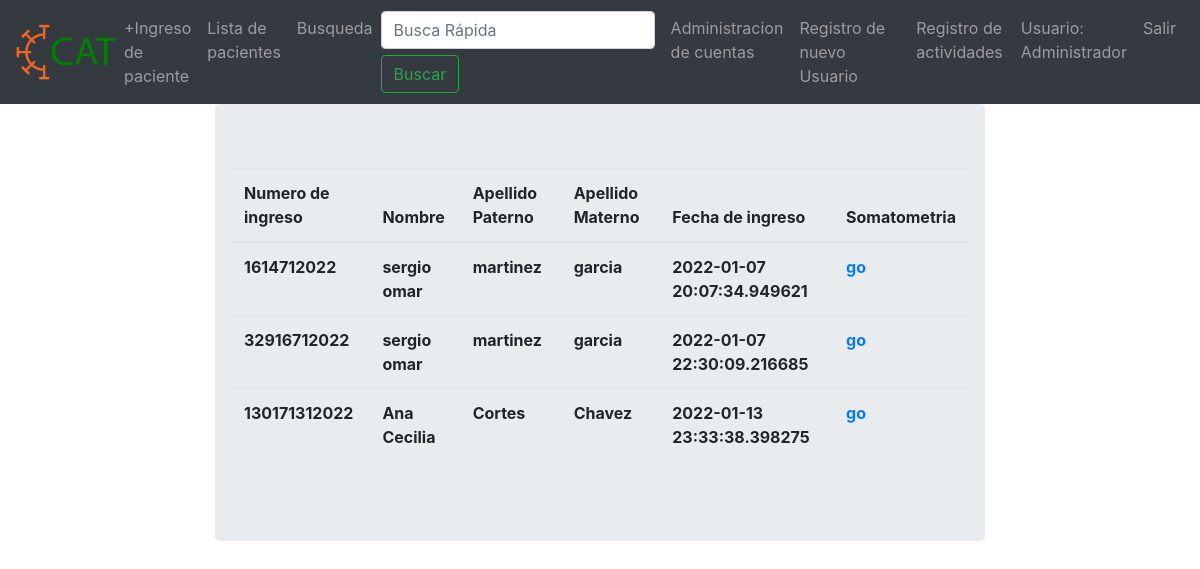
Before: /patients (signed in) with the older database file.
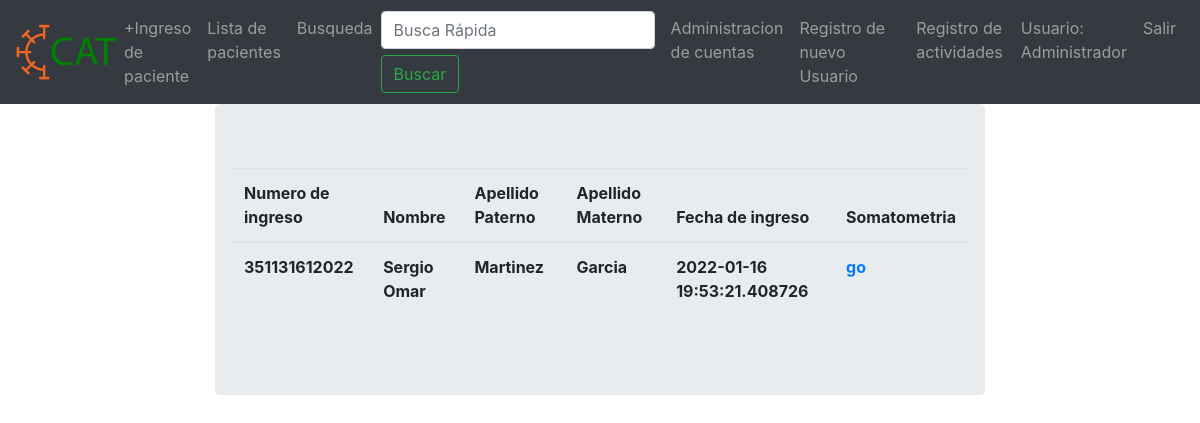
After: the same page with the newer database file.
### main.py (models this page shows)
class User(db.Model, UserMixin):
    id = db.Column(db.Integer, primary_key=True)
    username = db.Column(db.String(20),nullable=False,unique=True)
    user_names = db.Column(db.String(20),nullable=False,unique=False)
    user_first_lastname=db.Column(db.String(20),nullable=False,unique=False)
    user_second_lastname=db.Column(db.String(20),nullable=True,unique=False)
    password = db.Column(db.String(80),nullable=False)
    set_new_password = db.Column(db.Boolean(),nullable=False)
    user_type = db.Column(db.String(20),nullable=False)
    user_cedula = db.Column(db.String(20),nullable=True)
    active_user = db.Column(db.Boolean(),nullable=False)
    created_by = db.Column(db.String(80),nullable=False)
    register_date = db.Column(db.DateTime, default=datetime.datetime.utcnow)

class Patient(db.Model, UserMixin):
    ct = datetime.datetime.now()
    id = db.Column(db.Integer, primary_key=True)
    enter_id = db.Column(db.Integer,nullable=False,unique=True)
    enter_date = db.Column(db.DateTime, default = datetime.datetime.utcnow)
    names = db.Column(db.String(20),nullable=False,unique=False)
    first_lastname = db.Column(db.String(30),nullable=False,unique=False)
    second_lastname = db.Column(db.String(30),nullable=False,unique=False)
    dia_nacimiento = db.Column(db.String(3))
    mes_nacimiento = db.Column(db.String(3))
    ano_nacimiento = db.Column(db.String(5))
    address_street = db.Column(db.String(30))
    address_number = db.Column(db.String(30))
    address_cp = db.Column(db.String(30)),
    address_colonia = db.Column(db.String(40)),
    address_municipio = db.Column(db.String(40)),
    address_estado = db.Column(db.String(40)),
    address_pais = db.Column(db.String(40)),
    gender = db.Column(db.String(20),nullable=False)
    prueba_covid = db.Column(db.String(20),nullable=False)
    saturacion = db.Column(db.String(5),nullable=False)
    padecimientos = db.Column(db.String(250),nullable=False)
    alergias = db.Column(db.String(40))
    persona_responsable_nombre = db.Column(db.String(50),nullable=False)
    persona_responsable_parentesco = db.Column(db.String(30),nullable=False)
    persona_responsable_tel = db.Column(db.String(15))
    persona_informante_nombre = db.Column(db.String(50),nullable=False)
    persona_informante_parentesco = db.Column(db.String(30),nullable=False)
    persona_informante_tel = db.Column(db.String(15))
    ant_heredo_familiares = db.Column(db.Boolean(),default = False)
    ant_personales_no_pat = db.Column(db.Boolean(),default = False)
    ant_personales_pat = db.Column(db.Boolean(), default = False)
    ant_pediatricos = db.Column(db.Boolean(), default = False)
    ant_gineco = db.Column(db.String(), default = False)
    somatometria = db.Column(db.Boolean(), default = False)

### main.py (the view)
@app.route('/patients',methods=['GET','POST'])
@login_required
def patients():
   patients = Patient.query.all()
   print(patients)
   return render_template('patients.html',patients=patients)

### main.py (called while the page is built)
@login_manager.user_loader
def load_user(user_id):
    return User.query.get(int(user_id))

### templates/patients.html
{%extends "base.html" %}
{%block content%}
<div class="col-2"></div>
<div class="col-8">
    <div class="jumbotron">
        <div class="row">
            <table class="table">
            <thead>
                <tr>
                    <th scope="col"> Numero de ingreso</th>
                    <th scope="col"> Nombre </th>
                    <th scope="col"> Apellido Paterno </th>
                    <th scope="col"> Apellido Materno </th>
                    <th scope="col"> Fecha de ingreso</th>
                    <th scope="col"> Somatometria </th>
                </tr>
            </thead>
            <tbody>
                 {% for patient in patients%}
                 <tr>
                 <th scope="col"> {{patient.enter_id}}</th>
                 <th scope="col"> {{patient.names}} </th>
                 <th scope="col"> {{patient.first_lastname}} </th>
                 <th scope="col"> {{patient.second_lastname}} </th>
                 <th scope="col"> {{patient.enter_date}} </th>
                 <th scope="col"> <a href="patient_dashboard?enter_id={{patient.enter_id}}">go</a></th>
                 </tr>
                 {%endfor%}
            </tbody>
            </table>
        </div>
    </div>
</div>
<div class="col-2"></div>
{%endblock%}

### templates/base.html (shortened to what this page needs)
<!DOCTYPE html>
<html lang='es'>
    <head>
        <link rel="stylesheet" href="static/css/bootstrap.min.css">
        <link rel="stylesheet" href="static/css/master.css">
    </head>
    <body>
<nav class="navbar navbar-expand-lg navbar-dark bg-dark">
    <a href="dashboard">
    <img class="logo" src="static/images/cat.png">
    <a>
  <div class="collapse navbar-collapse" id="navbarNavDropdown">
    <ul class="navbar-nav">
      <li class="nav-item">
        <a class="nav-link" href="ingreso_paciente">+Ingreso de paciente</a>
      </li>
      <li class="nav-item">
        <a class="nav-link" href="patients">Lista de pacientes</a>
      </li>
      <li class="nav-item">
          <a class="nav-link">Busqueda</a>
      </li>
      <form class="form-inline">
    <input class="form-control mr-sm-2" type="search" placeholder="Busca Rápida" aria-label="Buscar">
    <button class="btn btn-outline-success my-2 my-sm-0" type="submit">Buscar</button>
  </form>
    </ul>
    <ul class="navbar-nav ml-auto">
    <li class="nav-item">
      {% if current_user.type == "Personal administrativo" or current_user.username == "Administrador" %}
      <li class="nav-item">
          <a class="nav-link" href="manage_accounts">Administracion de cuentas</a>
      </li>
      <li class="nav-item">
          <a class="nav-link" href="register">Registro de nuevo Usuario</a>
      </li>
      <li class="nav-item">
          <a class="nav-link" href="log">Registro de actividades</a>
      </li>
      {%endif%}
      {%if current_user.is_authenticated%}
      <li class="nav-item">
          <a class="nav-link">Usuario: {{ current_user.username }}</a>
      </li>
     <li class="nav-item">
          <a class="nav-link" href="logout" >Salir</a>
      </li>
      {% else %}
      <li class="nav-item">
          <a class="nav-link" href="login">Login</a>
      </li>
      {% endif %}
      </ul>
  </div>
</nav>
<div class="container-fluid">
   <div class="row">
    {% block content%}{%endblock%}
    </div>
</div>
</body>
<html>

Changed rows visible on the page:
removed Patient: enter_id "32916712022", names "sergio omar", first_lastname "martinez", second_lastname "garcia", enter_date "2022-01-07 22:30:09.216685"
removed Patient: enter_id "130171312022", names "Ana Cecilia", first_lastname "Cortes", second_lastname "Chavez", enter_date "2022-01-13 23:33:38.398275"
changed Patient: enter_id "1614712022" → "351131612022"; names "sergio omar" → "Sergio Omar"; first_lastname "martinez" → "Martinez"; second_lastname "garcia" → "Garcia"; enter_date "2022-01-07 20:07:34.949621" → "2022-01-16 19:53:21.408726"
